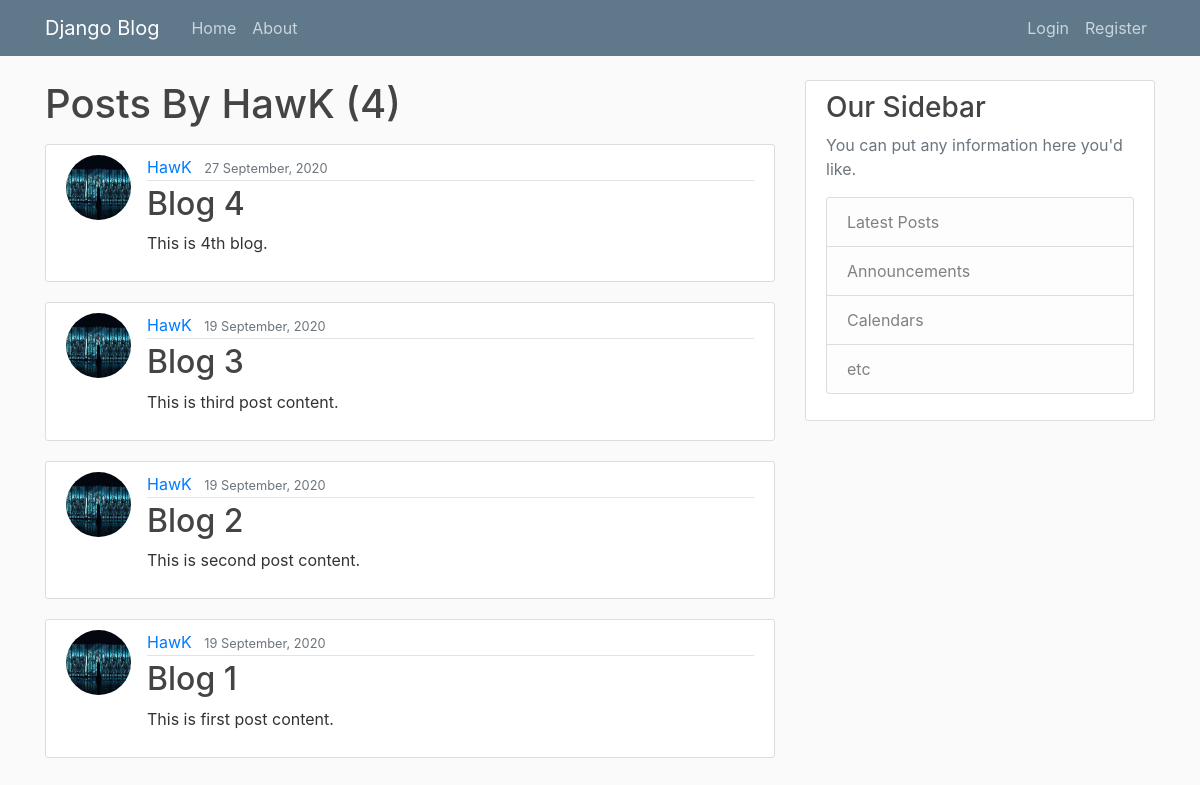
The page /user/HawK/ on the database its author committed.
### blog/models.py (models this page shows, shortened)
class Post(models.Model) :
	title = models.CharField(max_length = 100)
	content = models.TextField()
	date = models.DateTimeField(default = timezone.now)
	author = models.ForeignKey(User, on_delete = models.CASCADE)

### users/models.py (models this page shows, shortened)
class Profile(models.Model) :
	user = models.OneToOneField(User, on_delete = models.CASCADE)
	image = models.ImageField(default = 'default.jpg', upload_to = 'profile_pics')

### blog/views.py (the view)
# urls.py: path('user/<str:username>/', UserPostListView.as_view(), name='user-posts'),
class UserPostListView(ListView) :
	model = Post
	template_name = 'blog/user_posts.html'
	context_object_name = 'posts'
	paginate_by = 4
	def get_queryset(self) :
		user = get_object_or_404(User, username = self.kwargs.get('username'))
		return Post.objects.filter(author = user).order_by('-date')

### blog/templates/blog/user_posts.html (shortened to what this page needs)
{% extends "blog/base.html" %}
{% block content %}
	<h1 class="mb-3">Posts By {{ view.kwargs.username }} ({{ page_obj.paginator.count }})</h1>
	{% for post in posts %}
		<article class="media content-section">
		  <img class="rounded-circle article-img"src="{{ post.author.profile.image.url }}">
		  <div class="media-body">
		    <div class="article-metadata">
		      <a class="mr-2" href="{% url 'user-posts' post.author.username %}">{{ post.author }}</a>
		      <small class="text-muted">{{ post.date|date:"d F, Y" }}</small>
		    </div>
		    <h2><a class="article-title" href="{%url 'post-detail' post.id %}">{{ post.title }}</a></h2>
		    <p class="article-content">{{ post.content }}</p>
		  </div>
		</article>
	{% endfor %}
{% endblock content %}

### blog/static/blog/main.css (style rules this page uses)
body { background: #fafafa; color: #333333; margin-top: 5rem; }
h1, h2, h3, h4, h5, h6 { color: #444444; }
.content-section { background: #ffffff; padding: 10px 20px; border: 1px solid #dddddd; border-radius: 3px; margin-bottom: 20px; }
.article-title { color: #444444; }
.article-content { white-space: pre-line; }
.article-img { height: 65px; width: 65px; margin-right: 16px; }
.article-metadata { padding-bottom: 1px; margin-bottom: 4px; border-bottom: 1px solid #e3e3e3 }

### rows shown on the page
Post: author.profile.image (picture), author "HawK", date "27 September, 2020", title "Blog 4", content "This is 4th blog."
Post: author.profile.image (picture), author "HawK", date "19 September, 2020", title "Blog 3", content "This is third post content."
Post: author.profile.image (picture), author "HawK", date "19 September, 2020", title "Blog 2", content "This is second post content."
Post: author.profile.image (picture), author "HawK", date "19 September, 2020", title "Blog 1", content "This is first post content."

### other values the page prints
{{ view.kwargs.username }} "HawK"
{{ page_obj.paginator.count }} "4"
